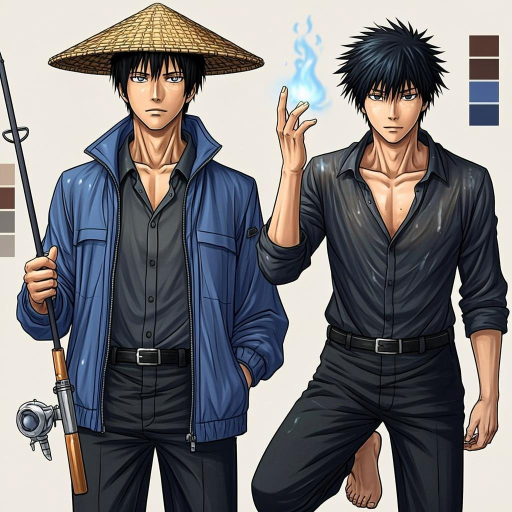
#> input picture Guarding-the-River-of-Time/character-sheet.png, 1024 x 1024 px (shown at 1/2 size)
$ python compose_sheet.py ../Guarding-the-River-of-Time/character-sheet.png ../Guarding-the-River-of-Time/character-sheet.png ../Guarding-the-River-of-Time/character-sheet.png ../Guarding-the-River-of-Time/character-sheet.png ../Guarding-the-River-of-Time/character-sheet.png ../Guarding-the-River-of-Time/character-sheet.png
#> lines starting #> are read from the running program, lines starting #| are printed output that depends on the picture
#!/usr/bin/env python3
"""Compose a 3-up manga sheet: title bar + 3 typeset pages side by side."""
import sys
from PIL import Image, ImageDraw, ImageFont

FD = "/usr/share/fonts/truetype/dejavu"
F_TITLE = ImageFont.truetype(f"{FD}/DejaVuSans-Bold.ttf", 34)
F_SUB = ImageFont.truetype(f"{FD}/DejaVuSans.ttf", 22)
BAR, GAP = 76, 10


def compose(page_paths, out, title, subtitle):
    pages = [Image.open(p).convert("RGB") for p in page_paths]
#> pages = 3 items
    pw, ph = pages[0].size
#> pw = 1024; ph = 1024
    W = len(pages) * pw + (len(pages) + 1) * GAP
#> W = 3112
    H = BAR + ph + GAP
#> H = 1110
    sheet = Image.new("RGB", (W, H), (16, 15, 18))
    d = ImageDraw.Draw(sheet)
    d.rectangle([0, 0, W, BAR], fill=(24, 22, 27))
    d.text((GAP + 4, 12), title, font=F_TITLE, fill=(242, 232, 210))
    tw = d.textlength(subtitle, font=F_SUB)
#> tw = 547.4
    d.text((W - tw - GAP - 4, 26), subtitle, font=F_SUB, fill=(180, 170, 150))
    for i, pg in enumerate(pages):
        sheet.paste(pg, (GAP + i * (pw + GAP), BAR))
        d.text((GAP + i * (pw + GAP) + 6, BAR + 8), f"P{i+1}",
               font=F_SUB, fill=(255, 255, 255, 200))
#> this loop made 3 passes
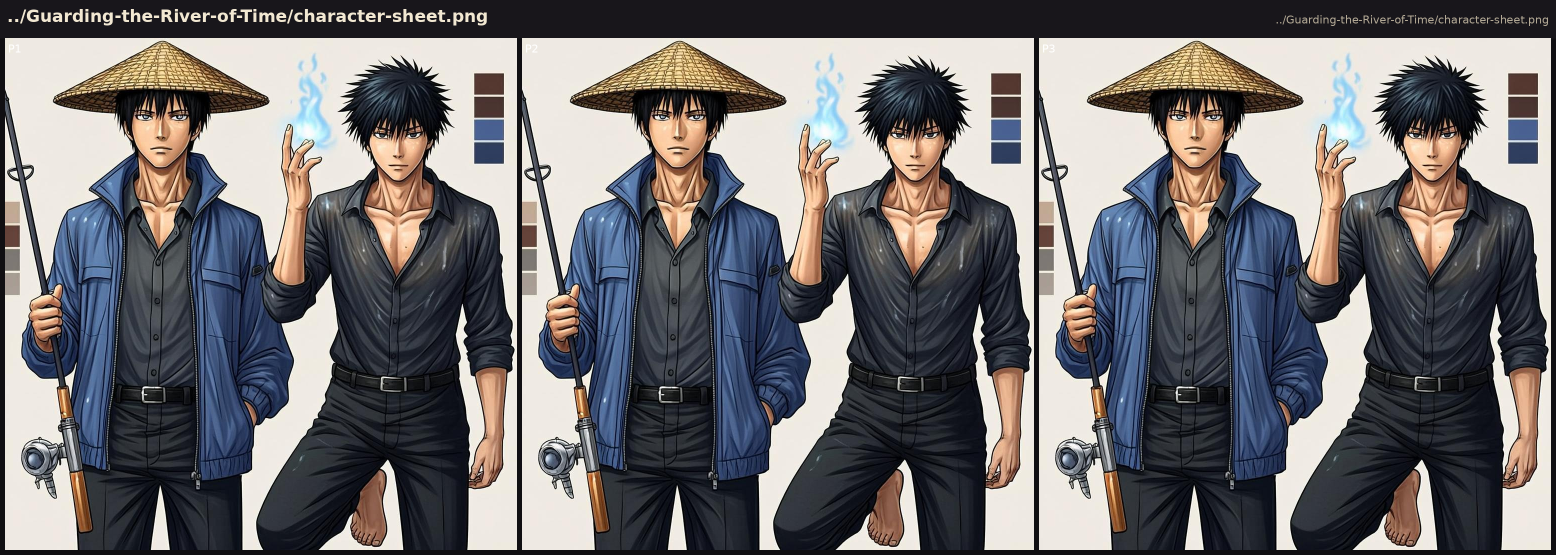
#> sheet: PIL image 3112x1110 RGB (shown at 1/2 size); mean R, G, B 113.3, 111.1, 113.2
    sheet.save(out, quality=95)
    print("sheet ->", out, sheet.size)
#| sheet -> ../Guarding-the-River-of-Time/character-sheet.png (3112, 1110)


if __name__ == "__main__":
    pages = sys.argv[1:4]
    out, title, subtitle = sys.argv[4], sys.argv[5], sys.argv[6]
    compose(pages, out, title, subtitle)
